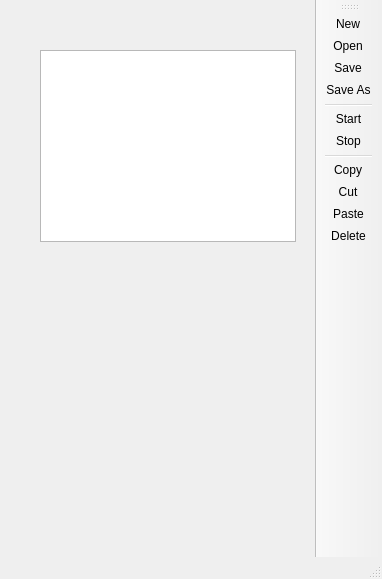
<?xml version="1.0" encoding="UTF-8"?>
<ui version="4.0">
 <class>MainWindow</class>
 <widget class="QMainWindow" name="MainWindow">
  <property name="geometry">
   <rect>
    <x>0</x>
    <y>0</y>
    <width>382</width>
    <height>579</height>
   </rect>
  </property>
  <property name="windowTitle">
   <string>MainWindow</string>
  </property>
  <widget class="QWidget" name="centralwidget">
   <widget class="QListView" name="listView">
    <property name="geometry">
     <rect>
      <x>40</x>
      <y>50</y>
      <width>256</width>
      <height>192</height>
     </rect>
    </property>
   </widget>
  </widget>
  <widget class="QMenuBar" name="menubar">
   <property name="geometry">
    <rect>
     <x>0</x>
     <y>0</y>
     <width>382</width>
     <height>21</height>
    </rect>
   </property>
  </widget>
  <widget class="QStatusBar" name="statusbar"/>
  <widget class="QToolBar" name="toolBar">
   <property name="windowTitle">
    <string>toolBar</string>
   </property>
   <attribute name="toolBarArea">
    <enum>RightToolBarArea</enum>
   </attribute>
   <attribute name="toolBarBreak">
    <bool>false</bool>
   </attribute>
   <addaction name="actionNew"/>
   <addaction name="actionOpen"/>
   <addaction name="actionSave"/>
   <addaction name="actionSave_As"/>
   <addaction name="separator"/>
   <addaction name="actionStart"/>
   <addaction name="actionStop"/>
   <addaction name="separator"/>
   <addaction name="actionCopy"/>
   <addaction name="actionCut"/>
   <addaction name="actionPaste"/>
   <addaction name="actionDelete"/>
  </widget>
  <action name="actionNew">
   <property name="icon">
    <iconset resource="resources.qrc">
     <normaloff>:/files/images/new.png</normaloff>:/files/images/new.png</iconset>
   </property>
   <property name="text">
    <string>New</string>
   </property>
  </action>
  <action name="actionOpen">
   <property name="icon">
    <iconset resource="resources.qrc">
     <normaloff>:/files/images/open.png</normaloff>:/files/images/open.png</iconset>
   </property>
   <property name="text">
    <string>Open</string>
   </property>
  </action>
  <action name="actionSave">
   <property name="icon">
    <iconset resource="resources.qrc">
     <normaloff>:/files/images/save.png</normaloff>:/files/images/save.png</iconset>
   </property>
   <property name="text">
    <string>Save</string>
   </property>
  </action>
  <action name="actionSave_As">
   <property name="icon">
    <iconset resource="resources.qrc">
     <normaloff>:/files/images/save_as.png</normaloff>:/files/images/save_as.png</iconset>
   </property>
   <property name="text">
    <string>Save As</string>
   </property>
  </action>
  <action name="actionStart">
   <property name="icon">
    <iconset resource="resources.qrc">
     <normaloff>:/files/images/control_play_blue.png</normaloff>:/files/images/control_play_blue.png</iconset>
   </property>
   <property name="text">
    <string>Start</string>
   </property>
  </action>
  <action name="actionStop">
   <property name="icon">
    <iconset resource="resources.qrc">
     <normaloff>:/files/images/control_stop_blue.png</normaloff>:/files/images/control_stop_blue.png</iconset>
   </property>
   <property name="text">
    <string>Stop</string>
   </property>
  </action>
  <action name="actionCopy">
   <property name="icon">
    <iconset resource="resources.qrc">
     <normaloff>:/files/images/page_copy.png</normaloff>:/files/images/page_copy.png</iconset>
   </property>
   <property name="text">
    <string>Copy</string>
   </property>
  </action>
  <action name="actionCut">
   <property name="icon">
    <iconset resource="resources.qrc">
     <normaloff>:/files/images/cut.png</normaloff>:/files/images/cut.png</iconset>
   </property>
   <property name="text">
    <string>Cut</string>
   </property>
  </action>
  <action name="actionPaste">
   <property name="icon">
    <iconset resource="resources.qrc">
     <normaloff>:/files/images/page_paste.png</normaloff>:/files/images/page_paste.png</iconset>
   </property>
   <property name="text">
    <string>Paste</string>
   </property>
  </action>
  <action name="actionDelete">
   <property name="icon">
    <iconset resource="resources.qrc">
     <normaloff>:/files/images/delete.png</normaloff>:/files/images/delete.png</iconset>
   </property>
   <property name="text">
    <string>Delete</string>
   </property>
  </action>
 </widget>
 <resources>
  <include location="resources.qrc"/>
 </resources>
 <connections/>
</ui>
